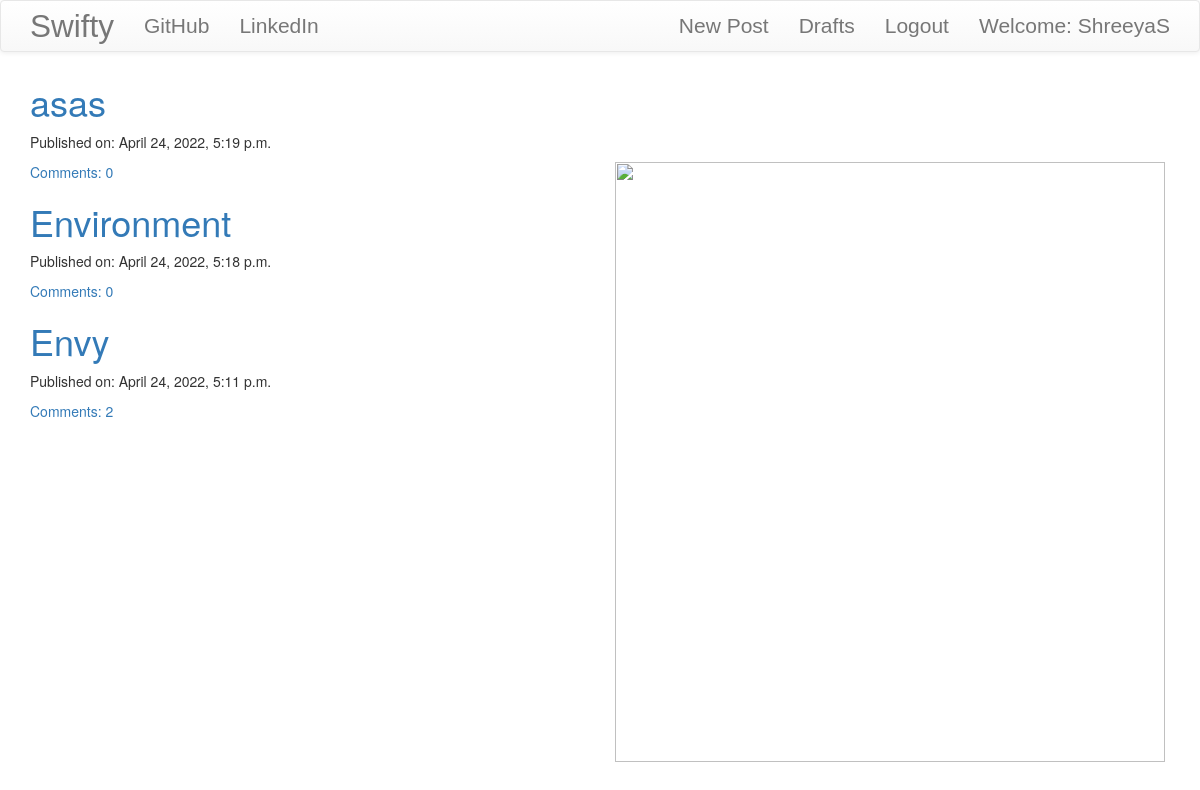
Screenshot of / (signed in) with the database file from the repository.
### blog/models.py (models this page shows, shortened)
class Post(models.Model):
    author = models.ForeignKey('auth.User', on_delete=models.CASCADE)
    title = models.CharField(max_length=200)
    text = models.TextField()
    created_date = models.DateTimeField(default=timezone.now)
    published_date = models.DateTimeField(blank=True, null=True)
    def approve_comments(self):
        return self.comments.filter(approved_comment=True)

### blog/views.py (the view)
class PostListView(ListView):
    model = Post
    def get_queryset(self):
        return Post.objects.filter(published_date__lte=timezone.now()).order_by('-published_date')

### blog/templates/blog/post_list.html (shortened to what this page needs)
{% extends "blog/base.html" %}
{% block content %}
<div class="centerstage">
  {% for post in post_list %}
  <div class="post">
    <h1><a href="{% url 'post_detail' pk=post.pk %}">{{post.title}}</a></h1>
    <div class="date">
      <p>Published on: {{post.published_date}}</p>
    </div>
    <a href="{% url 'post_detail' pk=post.pk %}">Comments: {{post.approve_comments.count}}</a>
  </div>
  {% endfor %}
</div>
<div class="image">
  <img src="https://i.imgur.com/1GwFOuX.png" width="550" height="600">
</div>
{% endblock %}

### blog/templates/blog/base.html (shortened to what this page needs)
<!DOCTYPE html>
{% load static %}
<html lang="en" dir="ltr">
  <head>
    <link rel="stylesheet" href="https://maxcdn.bootstrapcdn.com/bootstrap/3.3.7/css/bootstrap.min.css">
    <link rel="stylesheet" href="https://maxcdn.bootstrapcdn.com/bootstrap/3.3.7/css/bootstrap-theme.min.css">
    <link rel="stylesheet" href="//cdn.jsdelivr.net/npm/medium-editor@latest/dist/css/medium-editor.min.css" type="text/css" media="screen" charset="utf-8">
    <link rel='stylesheet' href="{% static 'css/blog.css' %}">
  </head>
  <body class="loader">
    <nav class="navbar navbar-default techfont custom-navbar">
      <div class="container">
        <ul class="nav navbar-nav">
          <li><a class= 'navbar-brand bigbrand' href="{% url 'post_list' %}">Swifty</a></li>
          <li><a href="https://github.com">GitHub</a></li>
          <li><a href="https://LinkedIn.com">LinkedIn</a></li>
        </ul>
        <ul class="nav navbar-nav navbar-right">
          {% if user.is_authenticated %}
            <li><a href="{% url 'post_new' %}">New Post</a></li>
            <li><a href="{% url 'post_draft_list' %}">Drafts</a></li>
            <li><a href="http://127.0.0.1:8000/accounts/logout">Logout</a></li>
            <li><a>Welcome: {{user.username}}</a></li>
          {% else %}
            <li><a class='nav navbar-right' href="{% url 'login' %}">Login<span class='glyphicon glyphicon-user'></span></a></li>
          {% endif %}
        </ul>
      </div>
    </nav>
      <div class="content container">
          <div class="row">
              <div class="col-md-8">
                <div class="blog_posts">
                  {% block content %}
                  {% endblock %}
                </div>
              </div>
          </div>
      </div>
  </body>
</html>

### blog/static/css/blog.css (style rules this page uses)
.techfont { font-family: 'Russo One', sans-serif; font-size: 1.5em; margin-bottom: 10px; }
.bigbrand { font-size: 1.5em; }
.centerstage { margin-left: auto; margin-right: auto; }
.loader { filter:hue-rotate(0deg); color:linear-gradient(45deg,#0f8,#08f); animation:hue 10000ms infinite linear; }

### blog/templates/blog/post_list.html (style rules this page uses)
div.image { position: absolute; left: 600px; top: 100px; }

### rows the page displays
Post: title "asas", published_date "April 24, 2022, 5:19 p.m.", approve_comments.count "0"
Post: title "Environment", published_date "April 24, 2022, 5:18 p.m.", approve_comments.count "0"
Post: title "Envy", published_date "April 24, 2022, 5:11 p.m.", approve_comments.count "2"

### other values shown
{{ user.username }} "ShreeyaS"
